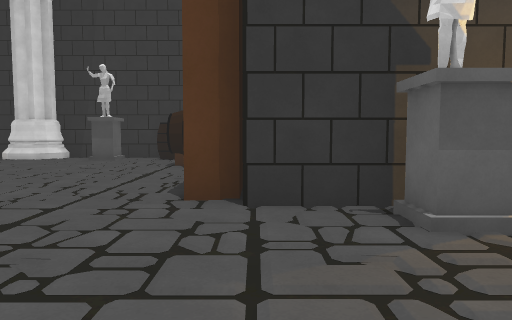
view 1 (above)

24 first-person views from a walk through a 3-D level made in the Unity game engine. The camera is 1.5 m above the floor, tilts 4° down and sees 70° across. The floor is counted in squares, 2 m on a side. Each view is taken from the middle of a square. On the plan, view 1 faces up. The plan holds only what a view shows up to about 11 squares ahead; the rest is blank. The place goes on beyond the plan. Some animated figures are left out. Surface patterns are stand-ins for the level's own textures.

view 2
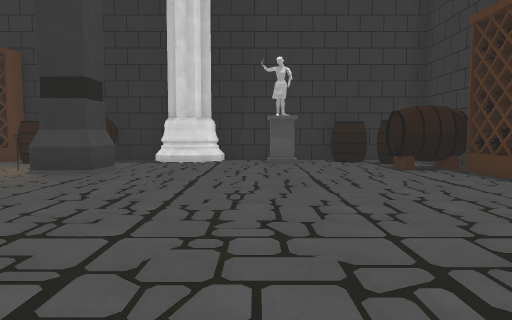

view 3
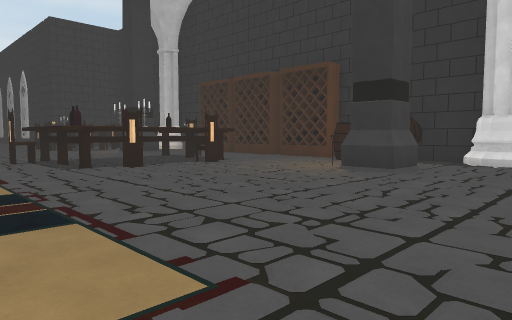

view 4
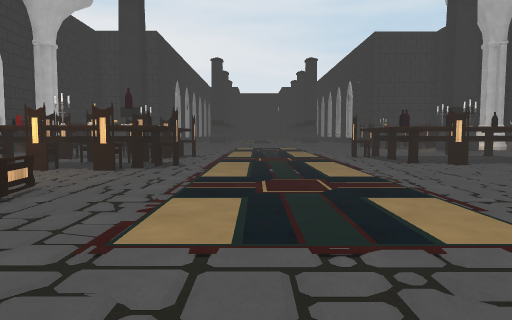

view 5
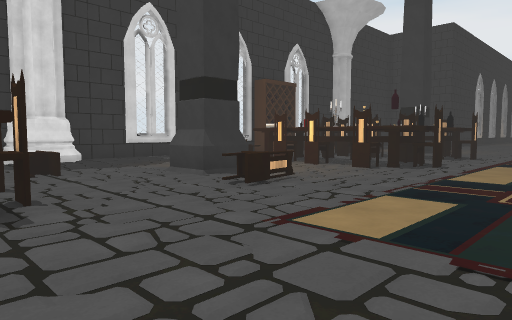

view 6
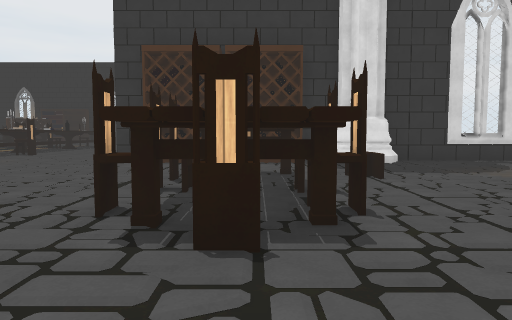

view 7
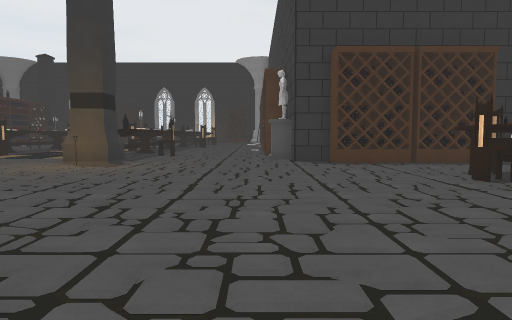

view 8
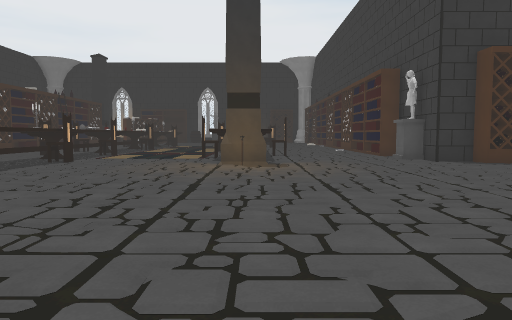

view 9
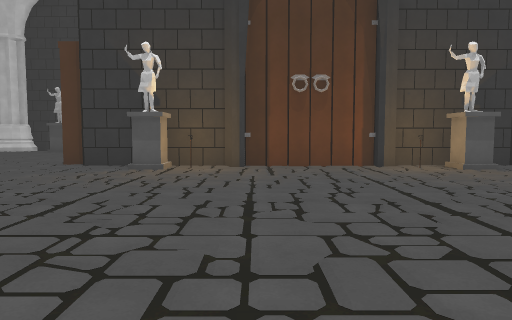

view 10
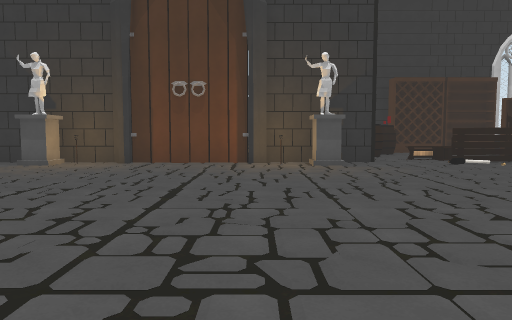

view 11
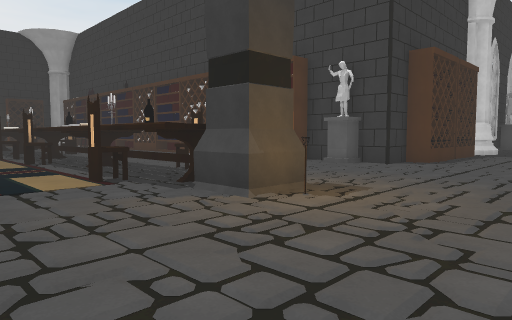

view 12
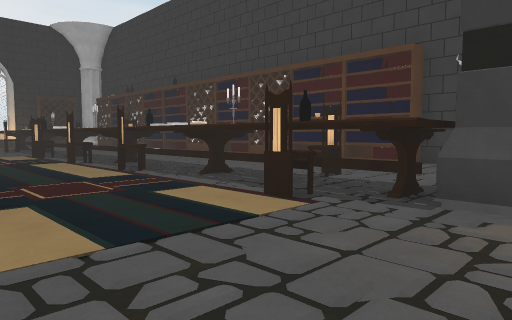

view 13
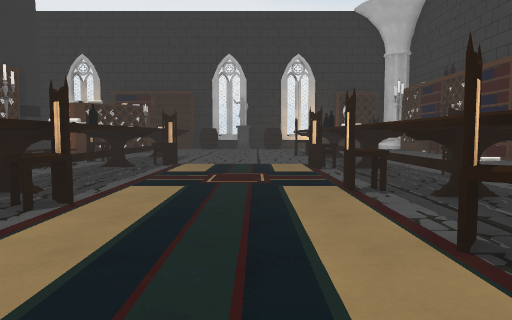

view 14
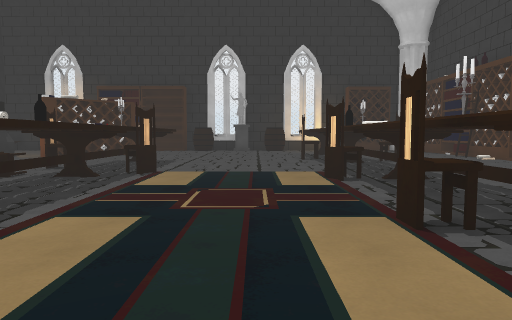

view 15
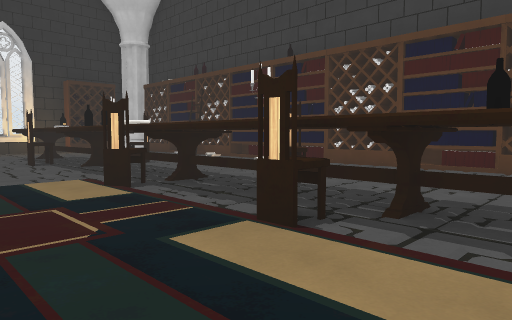

view 16
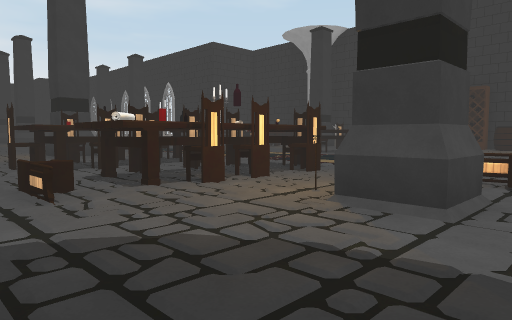

view 17
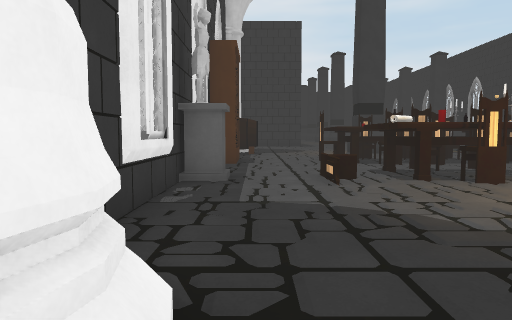

view 18
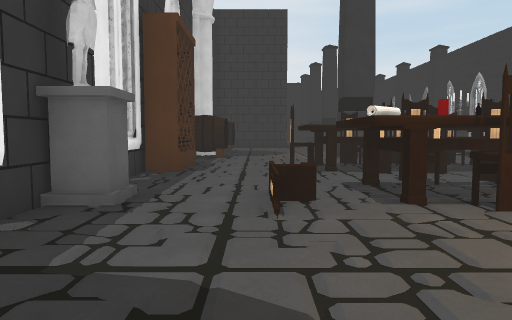

view 19
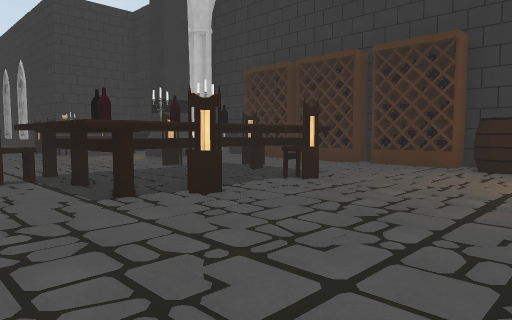

view 20
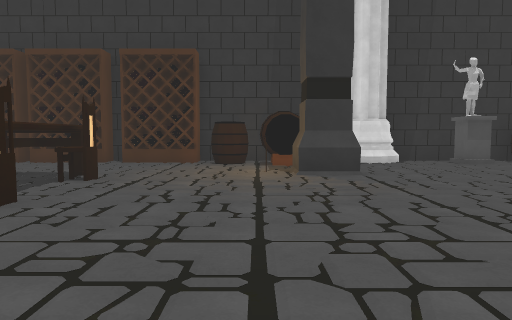

view 21
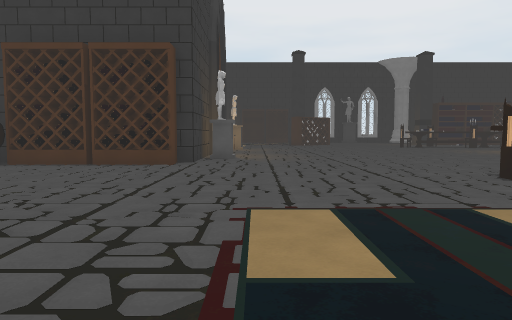

view 22
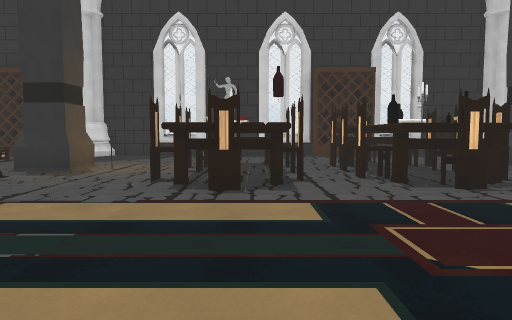

view 23
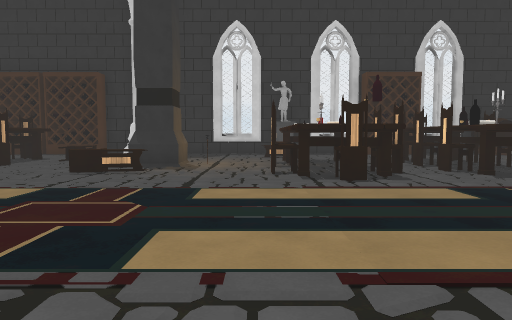

view 24
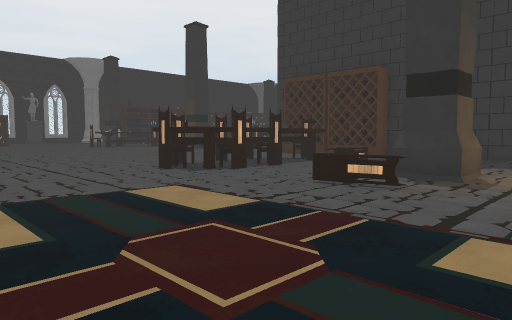

### Floor plan
Key: @ floor where view 1 was taken; # wall or solid block; . floor; = window, fence, low wall or low ledge; ^ raised ledge; S statue; B barrel; C chair; K bookshelf; T thing the floor can be seen under or through; O other object.
Columns run from 17 left of view 1 to 11 right of it. Each row starts with its distance up from view 1.
 12    ##############
 11 OOOOOOBBB.#..SBBB
 10  .....BBB......BB#
  9 ........##.....BB#
  8 .C^##..O##.......#
  7 CO #C...........O#
  6 .^O##............#
  5 .###C...........O#
  4 .####............######### #.
  3 .C.................SO....OS..
  2   ...........................
  1   ...........................
  0   ...............@...........
 -1 .............................
 -2 .C..C#.......C..............
 -3 COCCOOC.CC...OC............
 -4 C #COC......C #............
 -5 #OC.#C.O#...C#C............
 -6 ##CC#C.....C.#C............
 -7 #C#........C.C#.............
 -8 .....C......................^
 -9 ......................O.....
-10 #O#..S....###O#O#.....##...C^
-11       ####       S....=#....#
-12                  #....O#C..
-13                  #  .C##...
-14                  K  ..=#...
-15                  #   .=O...
-16                  K  ..=OC...
-17                     ..#O....
-18                  O. ..=#...C^
-19                  #. ..=#C...#
-20                  K.  .=#....
-21                  #.  CTT....=
-22                  O.  .TTC...^
-23                  #.. .=#...C
-24                  K.. .#.....^
-25                    . .= ....O
-26                  K.. C##....
-27                  O.  C#C....

Where each view was taken, in squares from view 1:
view 1: 0 up, 0 right, facing up
view 2: 1 up, 5 left, facing up
view 3: 1 up, 5 left, facing up-left
view 4: 0 up, 4 left, facing left
view 5: 1 up, 4 left, facing down-left
view 6: 0 up, 4 left, facing down
view 7: 0 up, 1 right, facing down
view 8: 0 up, 5 right, facing down
view 9: 5 down, 4 right, facing up
view 10: 6 down, 7 right, facing up
view 11: 6 down, 9 right, facing down-left
view 12: 9 down, 10 right, facing down-left
view 13: 14 down, 8 right, facing down
view 14: 16 down, 8 right, facing down
view 15: 17 down, 9 right, facing down-left
view 16: 9 down, 7 left, facing up-left
view 17: 9 down, 6 left, facing left
view 18: 8 down, 8 left, facing left
view 19: 2 up, 9 left, facing up-left
view 20: 1 up, 10 left, facing up
view 21: 2 up, 10 left, facing right
view 22: 3 up, 13 left, facing down
view 23: 4 up, 11 left, facing down
view 24: 2 up, 11 left, facing down-right
